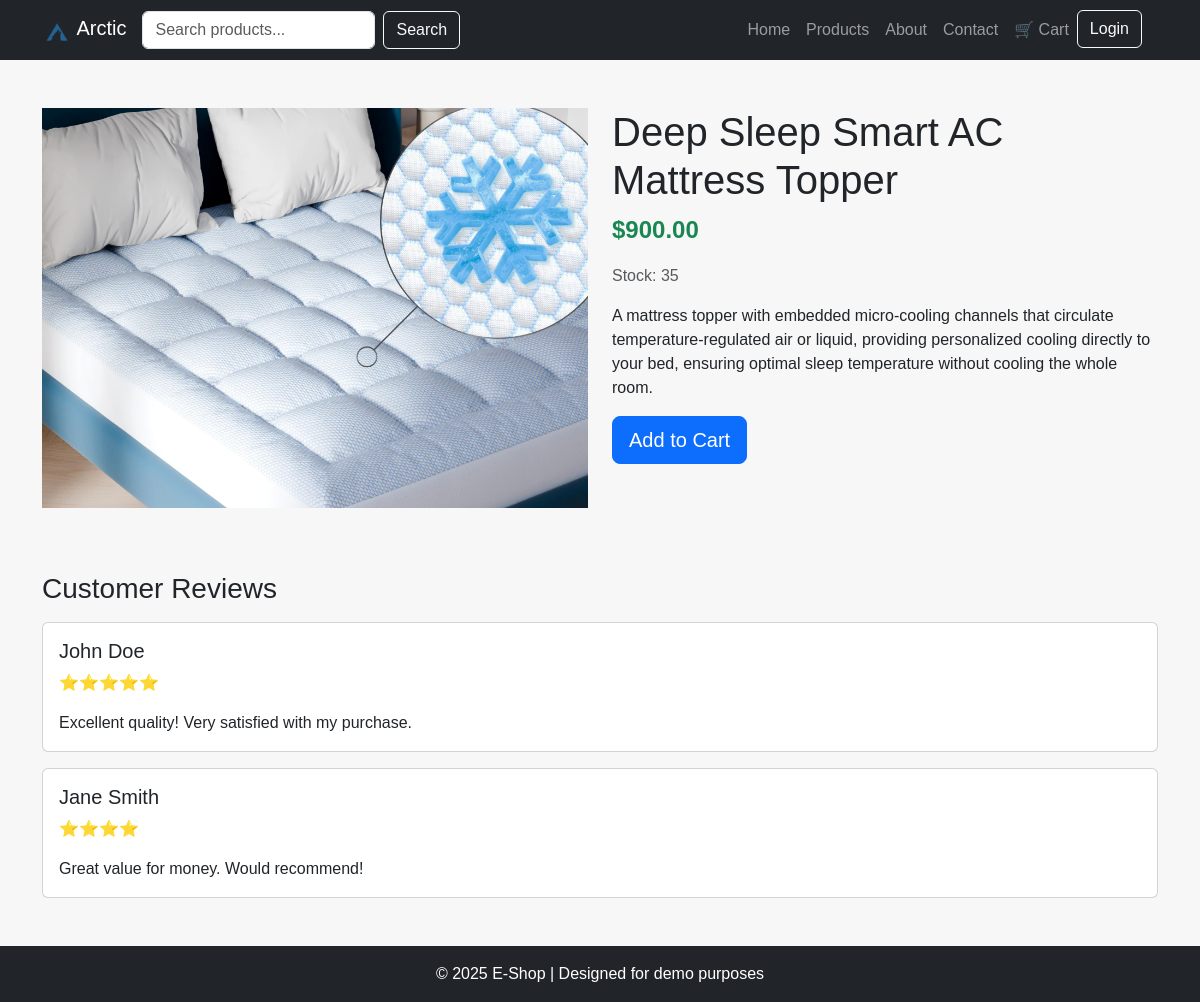
The app's page /product.php?id=8 with its own data.
### tables this page shows
CREATE TABLE `products` (
  `id` int(11) NOT NULL AUTO_INCREMENT,
  `prod_name` varchar(255) DEFAULT NULL,
  `price` int(11) DEFAULT NULL,
  `stock` int(11) DEFAULT NULL,
  `info` text DEFAULT NULL,
  `img` varchar(255) NOT NULL,
  PRIMARY KEY (`id`)
);

### misc/prod_page.php (the view)
<?php
include "database.php";
function prodDetails ()
{
    global $conn;
    $id = isset($_GET['id']) ? (int) $_GET['id'] : 0;
    $query = "SELECT * FROM products WHERE id = {$id}";
    $result = mysqli_query($conn, $query);
    $product = mysqli_fetch_assoc($result);
    $prodID = $product['id'];
    $prodName = $product['prod_name'];
    $prodImg = $product['img'];
    $prodPrice = number_format($product['price'], 2, '.', '');
    $prodStock = $product['stock'];
    $prodInfo = $product['info'];
    $htmlYes = <<<HTML
        <div class="row">
                <div class="col-md-6">
                    <img src="img/products/$prodImg.jpg"
                        alt="$prodName"
                        class="product-img-main mb-3">
                </div>
                <div class="col-md-6">
                    <h1>$prodName</h1>
                    <p class="fs-4 fw-bold text-success">$$prodPrice</p>
                    <p class="text-muted">Stock: $prodStock</p>
                    <p>$prodInfo</p>
                    <div class="d-flex gap-3 mt-3">
                        <a href="cart.php?action=add&id=$prodID"
                            class="btn btn-primary btn-lg">Add to Cart</a>
                    </div>
                </div>
            </div>
            <div class="mt-5">
                <h3>Customer Reviews</h3>
                <div class="card my-3">
                    <div class="card-body">
                        <h5 class="card-title">John Doe</h5>
                        <p class="card-text">⭐⭐⭐⭐⭐</p>
                        <p class="card-text">Excellent quality! Very satisfied with my purchase.</p>
                    </div>
                </div>
                <div class="card my-3">
                    <div class="card-body">
                        <h5 class="card-title">Jane Smith</h5>
                        <p class="card-text">⭐⭐⭐⭐</p>
                        <p class="card-text">Great value for money. Would recommend!</p>
                    </div>
                </div>
            </div>
    HTML;
    $htmlNo = <<<HTML
        <div class="alert alert-danger text-center">Product not found.</div>
    HTML;
    if ($product)
    {
        return $htmlYes;
    }
    else
    {
        return $htmlNo;
    }
}

### styles.css (style rules this page uses)
.card { height: 100%; }
.card-body { display: flex; flex-direction: column; justify-content: space-between; }
body { font-family: "JetBrains Mono", sans-serif; margin: 0; padding: 0; background-color: #f7f7f7; }

### product.php (style rules this page uses)
.product-img-main { width: 100%; height: 400px; object-fit: cover; }

### records on screen
products: img (picture), prod_name "Deep Sleep Smart AC Mattress Topper", price "900.00", stock "35", info "A mattress topper with embedded micro-cooling channels that circulate temperature-regulated air or liquid, providing personalized cooling directly to your bed, ensuring optimal sleep temperature without cooling the whole room."
